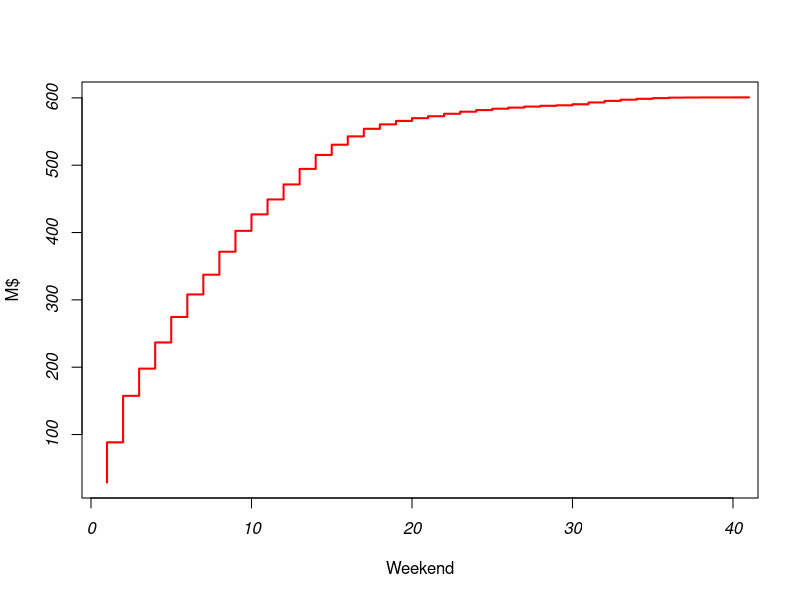
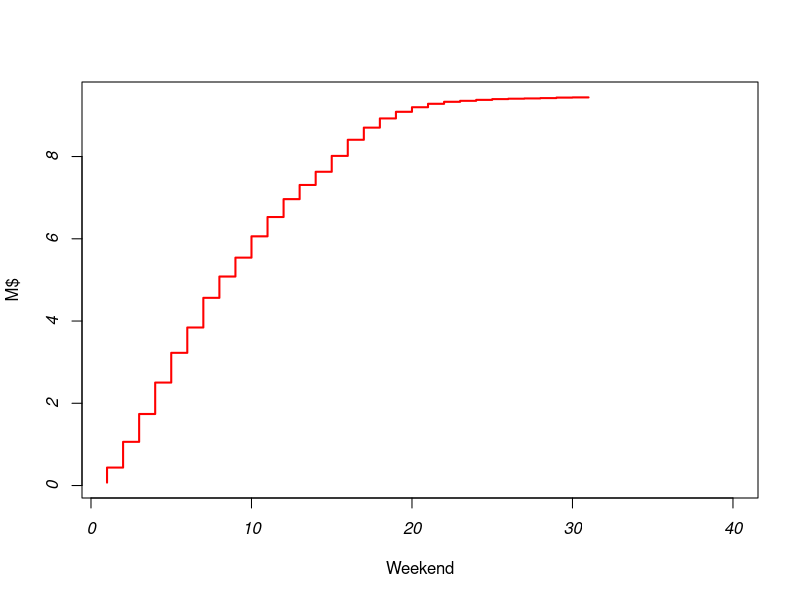

Generate these figures, in order, with R:

# Titanic : ./paths.py -c titanic
ctit = c(28638131, 88425009, 157467971, 197881813, 236745404, 274599886, 308100203, 337355666, 371562244, 402561881, 426983888, 449157395, 471446140, 494514331, 515262530, 530406538, 542853691, 554067203, 560615350, 565736531, 569820413, 572713894, 576357353, 579419474, 581889889, 583885184, 585544027, 587071239, 588205118, 588931878, 590489873, 593234448, 595467018, 597285686, 598614980, 599657813, 600374192, 600541628, 600638309, 600674693, 600681921)
# Once : ./paths.py -c once
conc = c(71464, 436931, 1062046, 1739619, 2503419, 3227004, 3842578, 4563755, 5082298, 5541181, 6059946, 6529474, 6964084, 7309077, 7629391, 8016014, 8407449, 8703421, 8926918, 9087735, 9199193, 9282658, 9330916, 9354959, 9377957, 9396779, 9406240, 9413135, 9421523, 9433149, 9437933)
# Big Fat Wedding : ./paths.py -c mybigfatgreekwedding
cbig = c(597362, 1626751, 2567045, 4112413, 5669706, 8863863, 11002602, 13642098, 16318140, 19340988, 23576174, 27031170, 30862103, 35417552, 40172975, 45063979, 52777170, 63690730, 78848210, 95824732, 110443668, 124052987, 136628662, 147717828, 158954054, 169292979, 177698447, 185244976, 192857165, 199574370, 204520221, 210585352, 213263148, 215640319, 217765974, 222517469, 227898505, 230876712, 233841212, 236448697, 238540872, 239952321, 240686319, 241055385, 241250669, 241356536, 241406779, 241423860, 241433282, 241437427, 241438208)
# E.T. : ./paths.py -c et  
cet = c(11835389, 34416986, 58551562, 82480009, 106852599, 129434096, 150572544, 169506056, 186691147, 201968592, 215707267, 227450298, 236998236, 244717584, 250600981, 256031594, 261086886, 265973075, 270557116, 274838082, 278565874, 282598650, 286709095, 290356895, 295989738, 298924789, 301455400, 304942178, 309375473, 317827565, 321763163, 324297874, 326208498, 327909778, 329338126, 330392812, 332308013, 334376230, 335769779, 336811284, 337803244, 338601802, 339839909, 341923413, 344163877, 345849534, 347043083, 347807198, 348544883, 349527852, 351234240, 352905920)

plot(ctit/1000000,type="S",xlim=c(1,40),col="red",lwd=2, main="", font=3,xlab="Weekend",ylab="M$")
# export Titanic
plot(conc/1000000,type="S",xlim=c(1,40),col="red",lwd=2, main="", font=3,xlab="Weekend",ylab="M$")
# export Once

